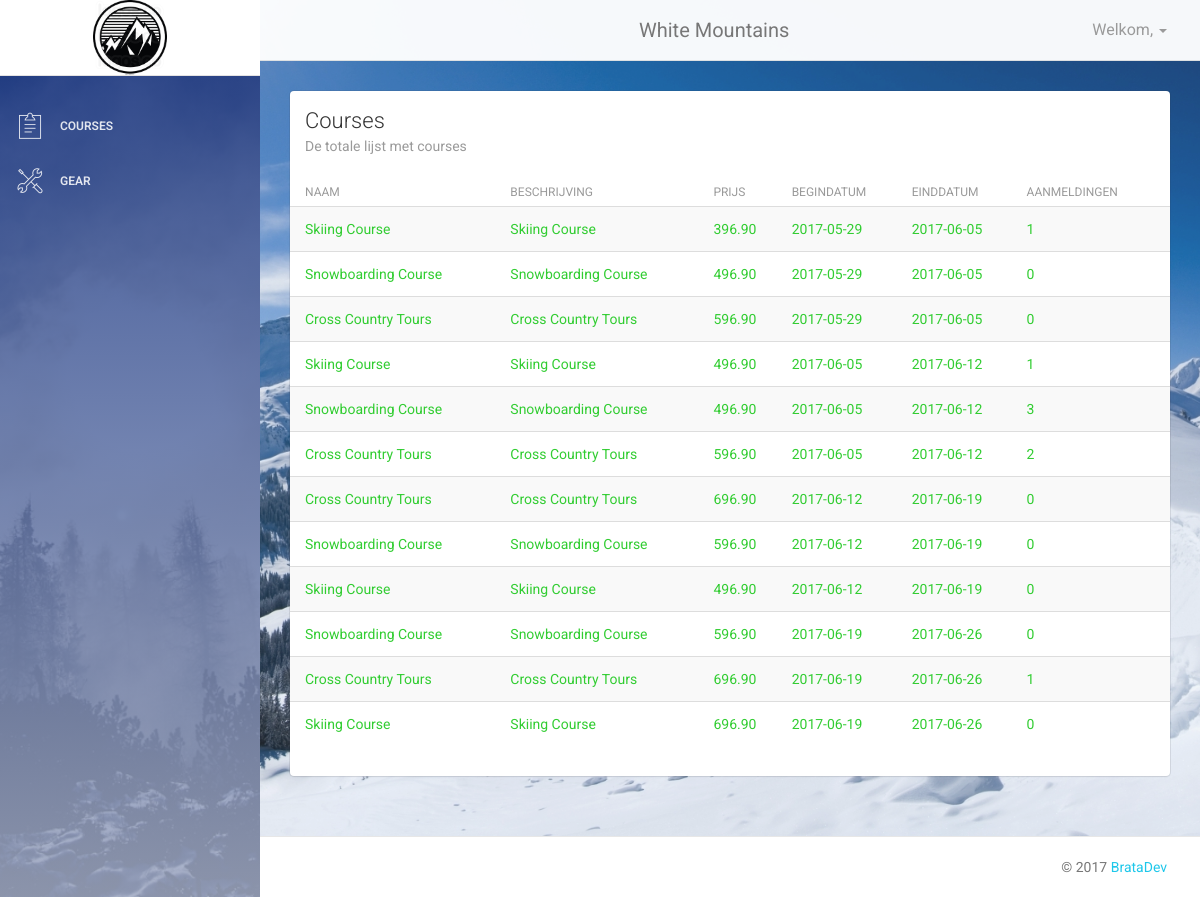
/CMS/dashboard.php?page=courses, run on the app's committed database.
### tables this page shows
CREATE TABLE `courses` (
  `id` int(10) unsigned NOT NULL,
  `coursename` varchar(255) NOT NULL,
  `description` text NOT NULL,
  `level` enum('beginner','intermediate','advanced') NOT NULL DEFAULT 'beginner',
  `price` decimal(18,2) NOT NULL,
  `startdate` date NOT NULL,
  `enddate` date NOT NULL,
  `active` BOOLEAN NOT NULL DEFAULT TRUE
);

### CMS/courses.php (the view, shortened to what this page needs)
<div class="content">
	<div class="container-fluid">
		<div class="row">
			<div class="col-md-12">
				<div class="card">
					<div class="header">
						<h4 class="title">Courses</h4>
						<p class="category">De totale lijst met courses</p>
					</div>
					<div class="content table-responsive table-full-width">
						<table class="table table-hover table-striped">
							<thead>
								<th>Naam</th>
								<th>Beschrijving</th>
								<th>Prijs</th>
								<th>Begindatum</th>
								<th>Einddatum</th>
								<th>Aanmeldingen</th>
							</thead>
							<tbody>
								<?php
									$query = "SELECT * FROM courses WHERE startdate >= CURDATE()";
									$result = mysqli_query($cnx, $query);
									while ($select = mysqli_fetch_array($result)) {
								?>
										<tr>
											<?php
												echo '<td>'.$select['coursename'].'</td>';
												echo '<td>'.$select['description'].'</td>';
												echo '<td>'.$select['price'].'</td>';
												echo '<td>'.$select['startdate'].'</td>';
												echo '<td>'.$select['enddate'].'</td>';
												$countq 	= "SELECT COUNT(*) FROM bookings WHERE course_id = '".$select['id']."'";
												$countres	= mysqli_query($cnx, $countq);
												$count 		= mysqli_fetch_array($countres);
												echo '<td>'.$count[0].'</td>';
											?>
												<?php
										echo '</tr>';
									}
								?>
							</tbody>
						</table>
					</div>
				</div>
			</div>
		</div>
	</div>
</div>

### lib/header.php (shortened to what this page needs)
<!doctype html>
<html lang="en">
	<head>
		<link href="../assets/css/bootstrap.min.css" rel="stylesheet" />
		<link href="../assets/css/animate.min.css" rel="stylesheet"/>
		<link href="../assets/css/light-bootstrap-dashboard.css" rel="stylesheet"/>
		<link href="../assets/css/style.css" rel="stylesheet" />
		<link href="http://maxcdn.bootstrapcdn.com/font-awesome/4.2.0/css/font-awesome.min.css" rel="stylesheet">
		<link href="../assets/css/pe-icon-7-stroke.css" rel="stylesheet" />
	</head>

### CMS/dashboard.php (shortened to what this page needs)
<?php require_once('../lib/header.php'); ?>
	<body>
		<div class="wrapper">
			<div class="sidebar" data-color="purple" data-image="../assets/img/trees1.jpg">
				<div class="sidebar-wrapper">
					<div class="logo">
						<a href="dashboard.php?page=courses" class="simple-text">
						<img src="../assets/img/logo.png" alt="logo">
						</a>
					</div>
					<ul class="nav">
						<li>
							<a href="dashboard.php?page=courses">
							<i class="pe-7s-note2"></i>
							<p>Courses</p>
							</a>
						</li>
						<li id="gear_nav">
							<a href="dashboard.php?page=gear">
							<i class="pe-7s-tools"></i>
							<p>Gear</p>
							</a>
						</li>
					</ul>
				</div>
			</div>
			<div class="main-panel">
				<nav class="navbar navbar-default navbar-fixed">
					<div class="container-fluid">
						<div class="navbar-header" style="margin-left: 40%;">
							<a class="navbar-brand" href="">White Mountains</a>
						</div>
						<div class="collapse navbar-collapse">
							<ul class="nav navbar-nav navbar-right">
								<li class="dropdown">
									<a href="#" class="dropdown-toggle" data-toggle="dropdown">
							 			<span> Welkom, <?php echo $_SESSION['firstname']; ?></span>
										<b class="caret"></b>
									</a>
								</li>
							</ul>
						</div>
					</div>
				</nav>
				<?php
					$page = $_GET['page'];
					require_once($page.'.php');
					require_once('../lib/copyright.php');
					require_once('../lib/footer.php');
				?>

### lib/copyright.php
<footer class="footer">
	<div class="container-fluid">
		<p class="copyright pull-right">
			&copy; 2017 <a href="#">BrataDev</a>
		</p>
	</div>
</footer>

### lib/footer.php
  </div>
</div>
</body>
</html>

### assets/css/style.css (style rules this page uses)
body { background: url('../img/mountain.jpg') center center no-repeat; background-size: cover; color: #32cd32; }
a, img, .button { -webkit-transition: all 0.4s ease; -moz-transition: all 0.4s ease; -o-transition: all 0.4s ease; transition: all 0.4s ease; }
.logo img { height: 75px; margin: 0 auto; display: block; }
.logo { padding:15px 0px; }

### data on the page
courses: coursename "Skiing Course", description "Skiing Course", price "396.90", startdate "2017-05-29", enddate "2017-06-05", count "1"
courses: coursename "Snowboarding Course", description "Snowboarding Course", price "496.90", startdate "2017-05-29", enddate "2017-06-05", count "0"
courses: coursename "Cross Country Tours", description "Cross Country Tours", price "596.90", startdate "2017-05-29", enddate "2017-06-05", count "0"
courses: coursename "Skiing Course", description "Skiing Course", price "496.90", startdate "2017-06-05", enddate "2017-06-12", count "1"
courses: coursename "Snowboarding Course", description "Snowboarding Course", price "496.90", startdate "2017-06-05", enddate "2017-06-12", count "3"
courses: coursename "Cross Country Tours", description "Cross Country Tours", price "596.90", startdate "2017-06-05", enddate "2017-06-12", count "2"
courses: coursename "Cross Country Tours", description "Cross Country Tours", price "696.90", startdate "2017-06-12", enddate "2017-06-19", count "0"
courses: coursename "Snowboarding Course", description "Snowboarding Course", price "596.90", startdate "2017-06-12", enddate "2017-06-19", count "0"
courses: coursename "Skiing Course", description "Skiing Course", price "496.90", startdate "2017-06-12", enddate "2017-06-19", count "0"
courses: coursename "Snowboarding Course", description "Snowboarding Course", price "596.90", startdate "2017-06-19", enddate "2017-06-26", count "0"
courses: coursename "Cross Country Tours", description "Cross Country Tours", price "696.90", startdate "2017-06-19", enddate "2017-06-26", count "1"
courses: coursename "Skiing Course", description "Skiing Course", price "696.90", startdate "2017-06-19", enddate "2017-06-26", count "0"
